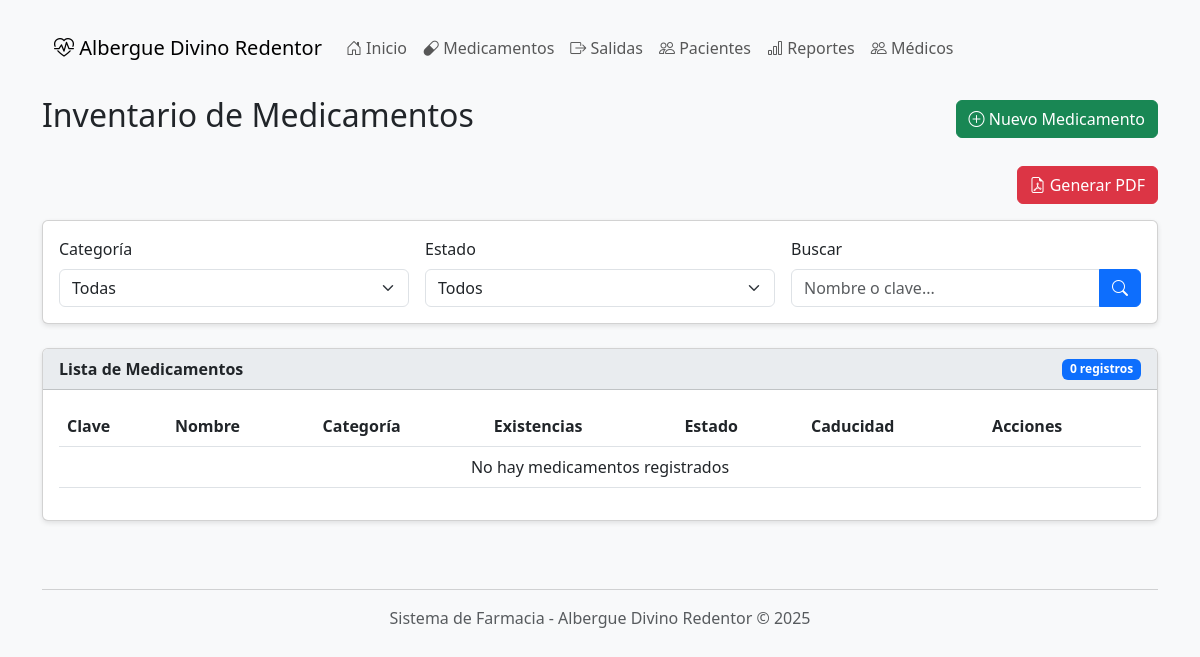
Page /medicamentos/ on the earlier database version.
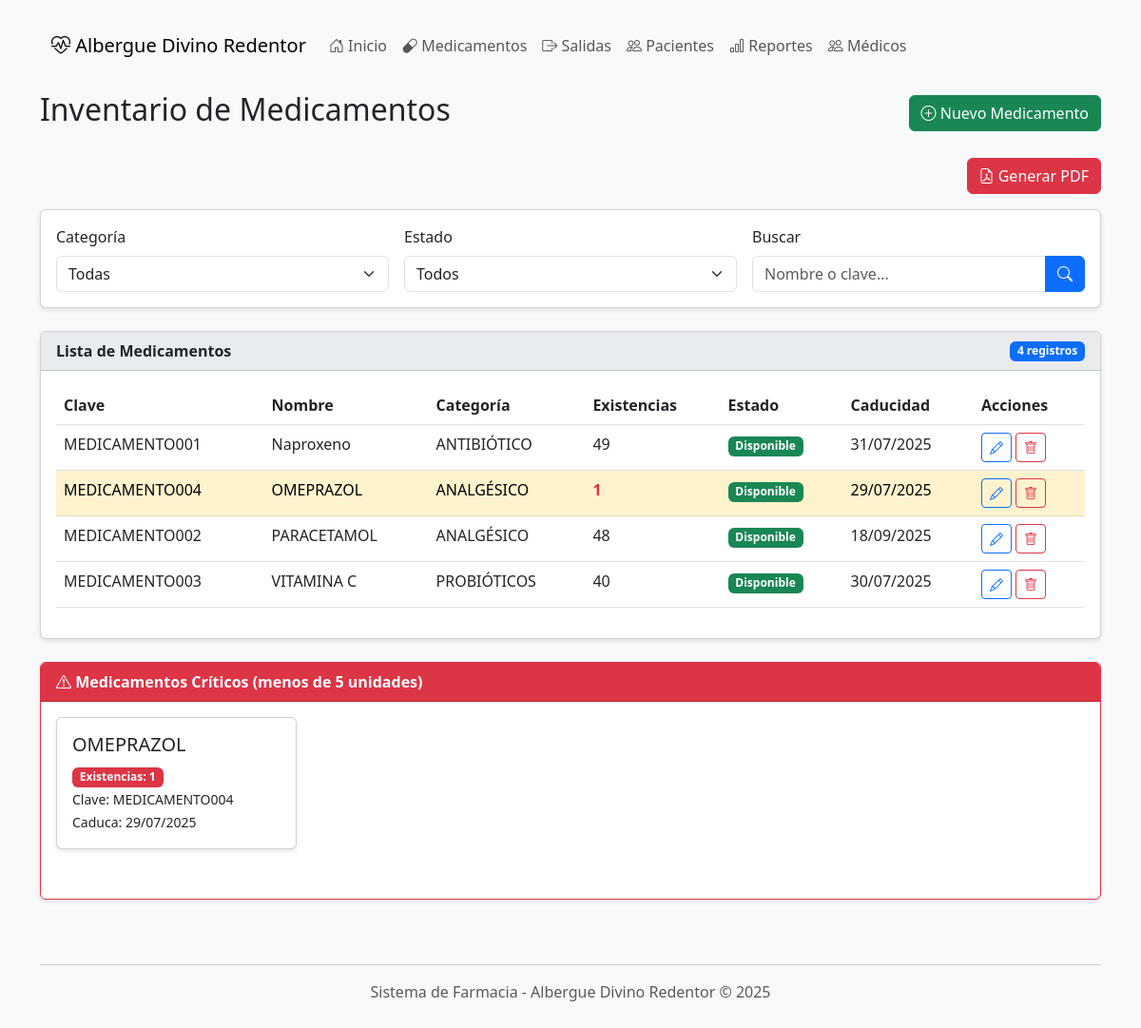
Same page on the later database version.
### farmacia/models.py (models this page shows, shortened)
class Medicamento(models.Model):
    id = models.AutoField(primary_key=True)
    clave = models.CharField(max_length=50, unique=True, verbose_name="Clave única")
    nombre = models.CharField(max_length=200, verbose_name="Nombre")
    categoria = models.ForeignKey('CategoriaMedicamento', on_delete=models.CASCADE)
    descripcion = models.TextField(blank=True, verbose_name="Descripción")
    fecha_caducidad = models.DateField(verbose_name="Fecha de caducidad")
    cantidad = models.IntegerField(default=0, verbose_name="Cantidad en inventario")
    status = models.BooleanField(default=True, verbose_name="Disponible")
    class Meta:
        verbose_name = "Medicamento"
        verbose_name_plural = "Medicamentos"
        ordering = ['nombre']

class CategoriaMedicamento(models.Model):
    id = models.AutoField(primary_key=True)
    nombre = models.CharField(max_length=100, unique=True)
    class Meta:
        verbose_name = "Categoría de Medicamento"
        verbose_name_plural = "Categorías de Medicamentos"

### farmacia/views.py (the view)
# urls.py: path('medicamentos/', views.medicamentos, name='medicamentos'),
def medicamentos(request):
    medicamentos_list = Medicamento.objects.select_related('categoria').all()
    criticos = Medicamento.objects.filter(cantidad__lt=5)
    categorias = CategoriaMedicamento.objects.all()
    context = {
        'medicamentos': medicamentos_list,
        'criticos': criticos,
        'categorias': categorias
    }
    return render(request, 'medicamentos.html', context)

### farmacia/templates/medicamentos.html (shortened to what the changed rows need)
{% extends 'base.html' %}
{% block content %}
    <div class="d-flex justify-content-between align-items-center mb-4">
        <h2>Inventario de Medicamentos</h2>
    </div>
    <div class="card">
        <div class="card-header d-flex justify-content-between align-items-center">
            <span>Lista de Medicamentos</span>
            <span class="badge bg-primary">{{ medicamentos.count }} registros</span>
        </div>
        <div class="card-body">
            <div class="table-responsive">
                <table class="table table-hover">
                    <thead>
                        <tr>
                            <th>Clave</th>
                            <th>Nombre</th>
                            <th>Categoría</th>
                            <th>Existencias</th>
                            <th>Estado</th>
                            <th>Caducidad</th>
                            <th>Acciones</th>
                        </tr>
                    </thead>
                    <tbody>
                        {% for medicamento in medicamentos %}
                        <tr class="{% if medicamento.cantidad < 5 %}table-warning{% endif %}">
                            <td>{{ medicamento.clave }}</td>
                            <td>{{ medicamento.nombre }}</td>
                            <td>{{ medicamento.categoria.nombre }}</td>
                            <td class="{% if medicamento.cantidad < 5 %}fw-bold text-danger{% endif %}">
                                {{ medicamento.cantidad }}
                            </td>
                            <td>
                                {% if medicamento.status %}
                                    <span class="badge bg-success">Disponible</span>
                                {% else %}
                                    <span class="badge bg-danger">No disponible</span>
                                {% endif %}
                            </td>
                            <td>{{ medicamento.fecha_caducidad|date:"d/m/Y" }}</td>
                            <td>
                                <a href="{% url 'medicamento_editar' medicamento.id %}" class="btn btn-sm btn-outline-primary">
                                    <i class="bi bi-pencil"></i>
                                </a>
                                <a href="{% url 'medicamento_eliminar' medicamento.id %}" class="btn btn-sm btn-outline-danger">
                                    <i class="bi bi-trash"></i>
                                </a>
                            </td>
                        </tr>
                        {% empty %}
                        <tr>
                            <td colspan="7" class="text-center">No hay medicamentos registrados</td>
                        </tr>
                        {% endfor %}
                    </tbody>
                </table>
            </div>
        </div>
    </div>
    {% if criticos %}
    <div class="card mt-4 border-danger">
        <div class="card-header bg-danger text-white">
            <i class="bi bi-exclamation-triangle"></i> Medicamentos Críticos (menos de 5 unidades)
        </div>
        <div class="card-body">
            <div class="row">
                {% for medicamento in criticos %}
                <div class="col-md-3 mb-3">
                    <div class="card">
                        <div class="card-body">
                            <h5 class="card-title">{{ medicamento.nombre }}</h5>
                            <p class="card-text">
                                <span class="badge bg-danger">Existencias: {{ medicamento.cantidad }}</span>
                                <br>
                                <small>Clave: {{ medicamento.clave }}</small>
                                <br>
                                <small>Caduca: {{ medicamento.fecha_caducidad|date:"d/m/Y" }}</small>
                            </p>
                        </div>
                    </div>
                </div>
                {% endfor %}
            </div>
        </div>
    </div>
    {% endif %}
{% endblock %}

Differences in the rows shown:
added Medicamento: clave "MEDICAMENTO001", nombre "Naproxeno", categoria.nombre "ANTIBIÓTICO", cantidad "49", status "Disponible", fecha_caducidad "31/07/2025", shown under "Inventario de Medicamentos"
added Medicamento: clave "MEDICAMENTO004", nombre "OMEPRAZOL", categoria.nombre "ANALGÉSICO", cantidad "1", status "Disponible", fecha_caducidad "29/07/2025"
added Medicamento: clave "MEDICAMENTO002", nombre "PARACETAMOL", categoria.nombre "ANALGÉSICO", cantidad "48", status "Disponible", fecha_caducidad "18/09/2025", shown under "Inventario de Medicamentos"
added Medicamento: clave "MEDICAMENTO003", nombre "VITAMINA C", categoria.nombre "PROBIÓTICOS", cantidad "40", status "Disponible", fecha_caducidad "30/07/2025", shown under "Inventario de Medicamentos"
Other differences:
{{ medicamentos.count }}: "0" → "4"
text no longer shown: "No hay medicamentos registrados"
text now shown: "Medicamentos Críticos (menos de 5 unidades)"
